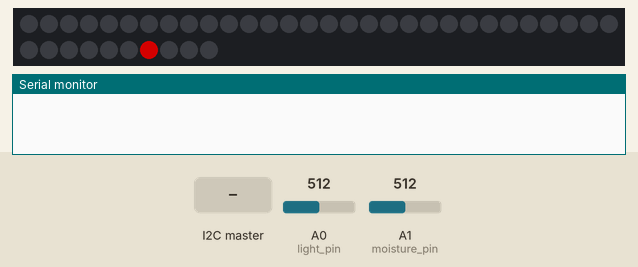
Recording of a sketch running on a simulated SparkFun Pro Micro, built with avr-gcc and run on an emulated ATmega32U4. Shown: 40 RGB LEDs in strip order, left to right, continuing on the next row, the last lines printed to the serial monitor. Inputs (shaded band) come from the test bench; at power-on: A0 (light_pin) = 512, A1 (moisture_pin) = 512. Dim RGB values are drawn brighter than linear.

Above: at 0.61 s.
1.9 s: the I2C master sends the byte 1
At 2.7 s:
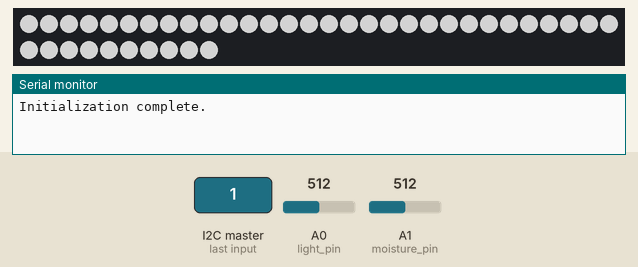
3.4 s: the I2C master sends the byte 0
At 3.8 s:
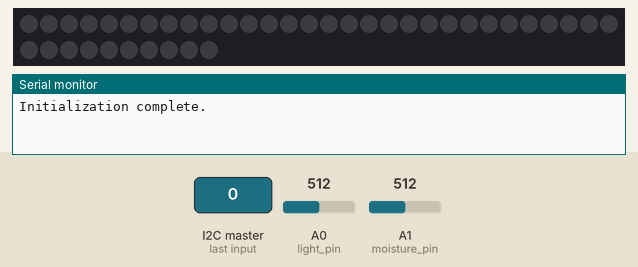
4.9 s: the I2C master sends the byte 2
At 6.1 s:
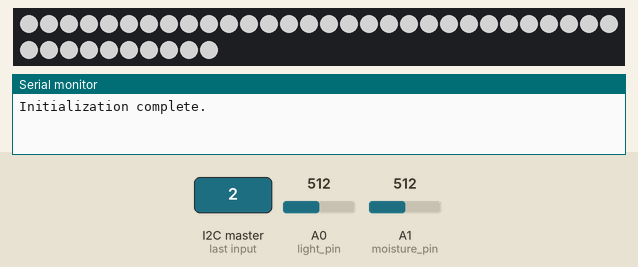
Timing chart, 0 to 7.9 s (numbered marks = the images above; inputs shaded):
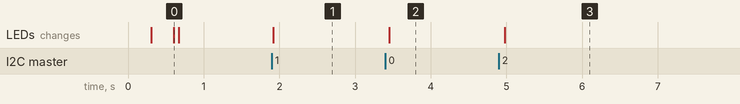

The sketch:

arduino_ProMicro_plantSen.ino
```cpp
// Venancio da Silva 2021
// Plant monitoring - arduino pro micro analog sensing
// Handle the I2C communication to the ESP32

// Include the required Wire library for I2C and rgb led
#include <Wire.h>
#include <FastLED.h>

#define light_pin    A0
#define moisture_pin A1

int  moisture_val;
byte moisture_val_b;
int  light_val;
byte light_val_b;

#define low_res  10
#define med_res  50
#define high_res 100

#define DATA_PIN    6
#define NUM_LEDS    40
#define BRIGHTNESS  125
#define LED_TYPE    WS2812B
#define COLOR_ORDER GRB
CRGB leds[NUM_LEDS];
#define UPDATES_PER_SECOND 100

int clock_frequency = 100000;
int i2c_add = 11; //using hard address for now

int light_on = 0; //global control for turning on the light

void requestEvent(){
  Wire.write(light_val_b);
  Wire.write(moisture_val_b);
}
void receiveEvent(int len){
  light_on = Wire.read();
}

void setup() {
  Wire.setClock(clock_frequency);
  // Attach a function to trigger when something is received.
  Wire.onReceive(receiveEvent);
  // Attach a function to trigger when something is requested.
  Wire.onRequest(requestEvent);
  // Start the I2C Bus as Slave on address i2c_add
  Wire.begin(i2c_add);

  //initialize the led
  FastLED.addLeds<LED_TYPE, DATA_PIN, COLOR_ORDER>(leds, NUM_LEDS);
  FastLED.setBrightness(BRIGHTNESS);

  // Setup Serial Monitor
  Serial.begin(115200);

  leds[0] = CRGB::Red;
  FastLED.show();
  delay(15);
  for(int i=1; i<40; i++){
    leds[i] = CRGB::Red;
    leds[i-1] = CRGB::Black;
    FastLED.show();
    delay(15);
  }
  leds[NUM_LEDS-1] = CRGB::Black;
  FastLED.show();
  delay(15);

  Serial.println("\nInitialization complete.\n");
}

void loop() {
  light_val = analogRead(light_pin);
  light_val_b = map(light_val, 0, 1023, 255, 0);

  moisture_val = analogRead(moisture_pin);
  moisture_val_b = map(moisture_val, 0, 1023, 0, 255);

  if(light_on){
    for(int i=0; i<40; i++){
      leds[i] = CRGB::White;
    }
    FastLED.show();
  }
  else {
    for(int i=0; i<40; i++){
      leds[i] = CRGB::Black;
    }
    FastLED.show();

  }

  delay(100);

}
```

Measured:
- after the input at 1.9 s, the LEDs: change at once (image 1)
- after the input at 3.4 s, the LEDs: change after 0.05 s (image 2)
- after the input at 4.9 s, the LEDs: change after 0.08 s (image 3)
